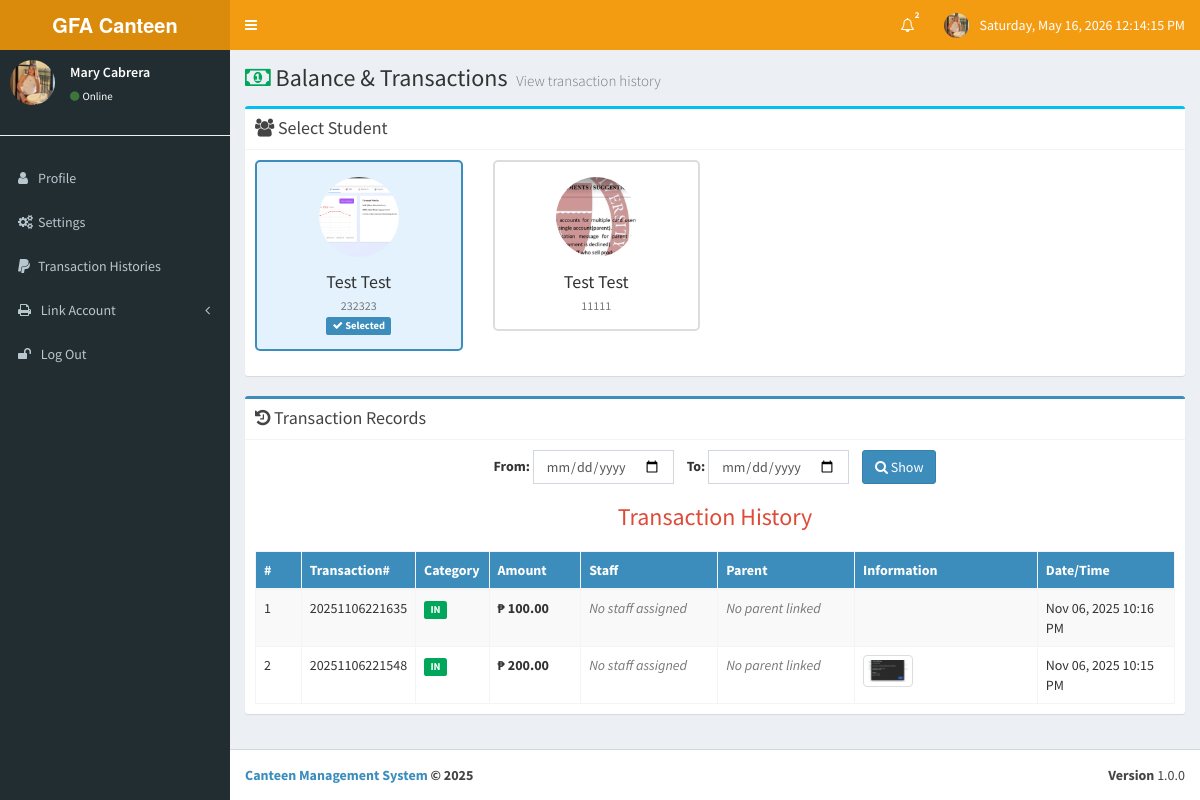
/main/balances.php (signed in), run on the app's committed database.
### tables this page shows
CREATE TABLE IF NOT EXISTS `tbl_students` (
  `id` int NOT NULL AUTO_INCREMENT,
  `studentNo` text NOT NULL,
  `rfidno` varchar(50) NOT NULL,
  `fname` varchar(50) NOT NULL,
  `lname` varchar(50) NOT NULL,
  `mname` varchar(50) DEFAULT NULL,
  `bday` varchar(50) NOT NULL,
  `age` varchar(50) NOT NULL,
  `gender` varchar(50) NOT NULL,
  `address` varchar(100) NOT NULL,
  `email` varchar(50) NOT NULL,
  `contact` varchar(50) NOT NULL,
  `xagree` int NOT NULL,
  `username` varchar(50) NOT NULL,
  `password` text NOT NULL,
  `pic` text NOT NULL,
  `balance_amount` double NOT NULL,
  `per_day_balance` double(15,2) NOT NULL,
  `status` enum('Active','Inactive') NOT NULL DEFAULT 'Active',
  `created_at` timestamp NOT NULL DEFAULT CURRENT_TIMESTAMP,
  PRIMARY KEY (`id`)
);

CREATE TABLE IF NOT EXISTS `tbl_transactions` (
  `id` int NOT NULL AUTO_INCREMENT,
  `transNo` varchar(100) NOT NULL,
  `studentID` int NOT NULL,
  `category` varchar(50) NOT NULL,
  `trans_amount` double NOT NULL,
  `new_balance` double(15,2) NOT NULL,
  `processed_by` int DEFAULT NULL,
  `trans_img` varchar(255) NOT NULL,
  `trans_stat` varchar(50) NOT NULL DEFAULT 'Done',
  `decline_reason` text,
  `created_at` datetime NOT NULL DEFAULT CURRENT_TIMESTAMP,
  PRIMARY KEY (`id`)
);

### main/balances.php (the view, shortened to what this page needs)
<?php
include_once('layout/head.php');
$user_id = $_SESSION['userID'];
$parent_check = $db->prepare("SELECT COUNT(*) as count FROM tbl_parent_student_links WHERE parent_id = ?");
$parent_check->execute([$user_id]);
$parent_data = $parent_check->fetch(PDO::FETCH_ASSOC);
$is_parent = ($parent_data['count'] > 0);
$linked_students = [];
$selected_student = null;
if ($is_parent) {
    $linked_query = $db->prepare("
        SELECT
            s.id,
            s.studentNo,
            s.fname,
            s.lname,
            s.pic
        FROM tbl_parent_student_links l
        INNER JOIN tbl_students s ON l.student_id = s.id
        WHERE l.parent_id = ?
        ORDER BY s.fname, s.lname
    ");
    $linked_query->execute([$user_id]);
    $linked_students = $linked_query->fetchAll(PDO::FETCH_ASSOC);
    if (isset($_GET['student_id'])) {
        $selected_student = $_GET['student_id'];
        $verify = $db->prepare("SELECT student_id FROM tbl_parent_student_links WHERE parent_id = ? AND student_id = ?");
        $verify->execute([$user_id, $selected_student]);
        if (!$verify->fetch()) {
            $selected_student = null;
        }
    } elseif (count($linked_students) > 0) {
        $selected_student = $linked_students[0]['id'];
    }
    $transaction_user_id = $selected_student ?: null;
} else {
    $transaction_user_id = $user_id;
}
?>
<div class="content-wrapper">
    <section class="content-header">
        <h1>
            <i class="fa fa-money text-green"></i> Balance & Transactions
            <small>View transaction history</small>
        </h1>
    </section>
    <section class="content">
        <div class="row">
            <div class="col-md-12">
                <?php if ($is_parent && count($linked_students) > 0): ?>
                <div class="box box-info">
                    <div class="box-header with-border">
                        <h3 class="box-title"><i class="fa fa-users"></i> Select Student</h3>
                    </div>
                    <div class="box-body">
                        <div class="row">
                            <?php foreach ($linked_students as $student): ?>
                                <div class="col-md-3 col-sm-6">
                                    <a href="balances.php?student_id=<?= $student['id'] ?>"
                                       class="student-card <?= ($selected_student == $student['id']) ? 'active' : '' ?>"
                                       style="display: block; text-decoration: none; padding: 15px; border: 2px solid <?= ($selected_student == $student['id']) ? '#3c8dbc' : '#ddd' ?>; border-radius: 5px; margin-bottom: 15px; background: <?= ($selected_student == $student['id']) ? '#e3f2fd' : '#fff' ?>; transition: all 0.3s;">
                                        <div class="text-center">
                                            <img src="images/student/<?= htmlspecialchars($student['pic']) ?>"
                                                 class="img-circle"
                                                 alt="Student Photo"
                                                 style="width: 80px; height: 80px; object-fit: cover; margin-bottom: 10px;">
                                            <h4 style="margin: 5px 0; color: #333;">
                                                <?= htmlspecialchars($student['fname'] . ' ' . $student['lname']) ?>
                                            </h4>
                                            <p style="margin: 0; color: #777; font-size: 12px;">
                                                <?= htmlspecialchars($student['studentNo']) ?>
                                            </p>
                                            <?php if ($selected_student == $student['id']): ?>
                                                <span class="label label-primary" style="margin-top: 5px;">
                                                    <i class="fa fa-check"></i> Selected
                                                </span>
                                            <?php endif; ?>
                                        </div>
                                    </a>
                                </div>
                            <?php endforeach; ?>
                        </div>
                    </div>
                </div>
                <?php endif; ?>
                <?php if ((!$is_parent) || ($is_parent && $selected_student)): ?>
                <div class="box box-primary">
                    <div class="box-header with-border">
                        <h3 class="box-title"><i class="fa fa-history"></i> Transaction Records</h3>
                    </div>
                    <div class="box-body">
                        <form action="balances.php" method="get" class="form-inline text-center" style="margin-bottom:15px;">
                            <div class="form-group">
                                <label for="d1">From:</label>
                                <input type="date" class="form-control" name="d1" value="<?= htmlspecialchars($_GET['d1'] ?? '') ?>"/>
                            </div>
                            <div class="form-group" style="margin-left:10px;">
                                <label for="d2">To:</label>
                                <input type="date" class="form-control" name="d2" value="<?= htmlspecialchars($_GET['d2'] ?? '') ?>"/>
                            </div>
                            <button type="submit" class="btn btn-primary" style="margin-left:10px;">
                                <i class="fa fa-search"></i> Show
                            </button>
                        </form>
                        <h3 class="text-center text-red" style="margin-bottom:20px;">Transaction History</h3>
                        <table class="table table-bordered table-striped table-hover">
                            <thead class="bg-light-blue">
                                <tr>
                                    <th style="width:5%">#</th>
                                    <th style="width:12%">Transaction#</th>
                                    <th style="width:8%">Category</th>
                                    <th style="width:10%">Amount</th>
                                    <th style="width:15%">Staff</th>
                                    <th style="width:15%">Parent</th>
                                    <th style="width:20%">Information</th>
                                    <th style="width:15%">Date/Time</th>
                                </tr>
                            </thead>
                            <tbody>
                            <?php
                            if ($transaction_user_id) {
                                if (isset($_GET['d1'], $_GET['d2'])) {
                                    $d1 = $_GET['d1'];
                                    $d2 = $_GET['d2'];
                                    $d2 = date('Y-m-d', strtotime("+1 day", strtotime($d2)));
                            $sql = "SELECT t.*, SUM(t.trans_amount) AS tt,
                                    CONCAT(u.fname, ' ', u.lname) AS staff_name,
                                    u.username AS staff_username,
                                    CONCAT(parent_student.fname, ' ', parent_student.lname) AS parent_name,
                                    parent_student.username AS parent_username
                                    FROM tbl_transactions t
                                    LEFT JOIN tbl_users u ON u.id = t.processed_by AND u.role != 'Student'
                                    LEFT JOIN tbl_students parent_student ON parent_student.id = t.processed_by
                                    WHERE t.studentID = ?
                                    AND t.created_at BETWEEN ? AND ?
                                    GROUP BY t.transNo
                                    ORDER BY t.id DESC";
                                    $result = $db->prepare($sql);
                                    $result->execute([$transaction_user_id, $d1, $d2]);
                                } else {
                            $sql = "SELECT t.*, SUM(t.trans_amount) AS tt,
                                    CONCAT(u.fname, ' ', u.lname) AS staff_name,
                                    u.username AS staff_username,
                                    CONCAT(parent_student.fname, ' ', parent_student.lname) AS parent_name,
                                    parent_student.username AS parent_username
                                    FROM tbl_transactions t
                                    LEFT JOIN tbl_users u ON u.id = t.processed_by AND u.role != 'Student'
                                    LEFT JOIN tbl_students parent_student ON parent_student.id = t.processed_by
                                    WHERE t.studentID = ?
                                    GROUP BY t.transNo
                                    ORDER BY t.id DESC";
                                    $result = $db->prepare($sql);
                                    $result->execute([$transaction_user_id]);
                                }
                                $i = 1;
                                while ($row = $result->fetch()) : ?>
                                    <tr>
                                        <td><?= $i++; ?></td>
                                        <td>
                                            <?php if ($row['category'] === 'OUT'): ?>
                                                <a href="balances.php?invoiceNo=<?= urlencode($row['transNo']); ?><?= $is_parent && $selected_student ? '&student_id=' . $selected_student : '' ?>"
                                                   class="btn btn-link btn-sm">
                                                    <?= htmlspecialchars($row['transNo']); ?>
                                                </a>
                                            <?php else: ?>
                                                <?= htmlspecialchars($row['transNo']); ?>
                                            <?php endif; ?>
                                        </td>
                                        <td>
                                            <?php if ($row['category'] === 'IN'): ?>
                                                <span class="label label-success">IN</span>
                                            <?php else: ?>
                                                <span class="label label-danger">OUT</span>
                                            <?php endif; ?>
                                        </td>
                                        <td><strong>₱ <?= number_format($row['tt'], 2); ?></strong></td>
<td>
    <?php if (!empty($row['staff_name'])): ?>
        <i class="fa fa-user text-blue"></i>
        <strong><?= htmlspecialchars($row['staff_name']); ?></strong>
        <br><small class="text-muted"><?= htmlspecialchars($row['staff_username']); ?></small>
    <?php else: ?>
        <span class="text-muted"><em>No staff assigned</em></span>
    <?php endif; ?>
</td>
<td>
    <?php if (!empty($row['parent_name'])): ?>
        <i class="fa fa-users text-green"></i>
        <strong><?= htmlspecialchars($row['parent_name']); ?></strong>
        <br><small class="text-muted"><?= htmlspecialchars($row['parent_username']); ?></small>
    <?php else: ?>
        <span class="text-muted"><em>No parent linked</em></span>
    <?php endif; ?>
</td>
                                        <td>
                                            <?php if ($row['category'] === 'IN'): ?>
                                                <?php if (!empty($row['trans_img'])): ?>
                                                    <a target="_blank" href="images/trans/<?= htmlspecialchars($row['trans_img']); ?>">
                                                        <img height="50" width="50"
                                                             src="images/trans/<?= htmlspecialchars($row['trans_img']); ?>"
                                                             alt="Transaction Image" class="img-thumbnail">
                                                    </a>
                                                <?php endif; ?>
                                            <?php endif; ?>
                                        </td>
                                        <td><?= date("M d, Y h:i A", strtotime($row['created_at'])); ?></td>
                                    </tr>
                                <?php endwhile;
                            } ?>
                            </tbody>
                        </table>
                    </div>
                </div>
                <?php endif; ?>
            </div>
        </div>
    </section>
</div>
<?php include_once('layout/footer.php'); ?>

### data on the page
tbl_students: pic (picture), fname+lname "Test Test", studentNo "232323", shows "Selected"
tbl_students: pic (picture), fname+lname "Test Test", studentNo "11111"
tbl_transactions: transNo "20251106221635", category "IN", tt "100.00", created_at "Nov 06, 2025 10:16 PM"
tbl_transactions: transNo "20251106221548", category "IN", tt "200.00", trans_img (picture), created_at "Nov 06, 2025 10:15 PM"

### other printed values
$unread "2"
$_SESSION['fullname'] "Mary Cabrera"
$system_title "Canteen Management System"
